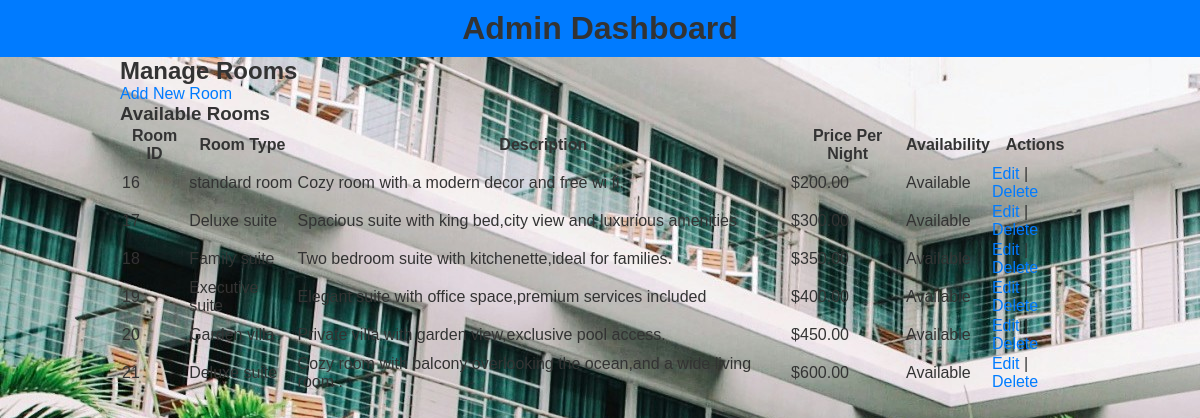
The page /admin_dashboard.php on the database its author committed.
### tables this page shows
CREATE TABLE `rooms` (
  `room_id` int(11) NOT NULL,
  `room_type` varchar(255) NOT NULL,
  `price_per_night` decimal(10,2) NOT NULL,
  `description` text DEFAULT NULL,
  `availability` tinyint(1) DEFAULT 1,
  `image` varchar(255) NOT NULL
);

### admin_dashboard.php (the view, shortened to what this page needs)
<!DOCTYPE html>
<html lang="en">
<head>
    <link rel="stylesheet" href="styles.css">
</head>
<body>
    <header>
        <h1>Admin Dashboard</h1>
    </header>
    <div class="container">
        <h2>Manage Rooms</h2>
        <a href="add_room.php">Add New Room</a>
        <h3>Available Rooms</h3>
        <?php
        include 'admin_config.php';
        $sql = "SELECT * FROM rooms";
        $result = $conn->query($sql);
        if ($result->num_rows > 0) {
            echo '<table>';
            echo '<tr><th>Room ID</th><th>Room Type</th><th>Description</th><th>Price Per Night</th><th>Availability</th><th>Actions</th></tr>';
            while ($row = $result->fetch_assoc()) {
                echo '<tr>';
                echo '<td>' . htmlspecialchars($row['room_id']) . '</td>';
                echo '<td>' . htmlspecialchars($row['room_type']) . '</td>';
                echo '<td>' . htmlspecialchars($row['description']) . '</td>';
                echo '<td>$' . htmlspecialchars($row['price_per_night']) . '</td>';
                echo '<td>' . ($row['availability'] ? 'Available' : 'Not Available') . '</td>';
                echo '<td><a href="edit_room.php?id=' . $row['room_id'] . '">Edit</a> | <a href="delete_room.php?id=' . $row['room_id'] . '">Delete</a></td>';
                echo '</tr>';
            }
            echo '</table>';
        } else {
            echo 'No rooms available.';
        }
        ?>
    </div>
</body>
</html>

### styles.css (style rules this page uses)
* { margin: 0; padding: 0; box-sizing: border-box; }
body { font-family: Arial, sans-serif; background-image: url(images/image1.jpg); color: #333; }
h1, h2 { color: #333; }
a { color: #007bff; text-decoration: none; }
.container { width: 80%; margin: 0 auto; }
header { background-color: #007bff; color: #fff; padding: 10px 0; text-align: center; }

### rows shown on the page
rooms: room_id "16", room_type "standard room", description "Cozy room with a modern decor and free wi fi.", price_per_night "200.00", availability "Available"
rooms: room_id "17", room_type "Deluxe suite", description "Spacious suite with king bed,city view and luxurious amenities", price_per_night "300.00", availability "Available"
rooms: room_id "18", room_type "Family suite", description "Two bedroom suite with kitchenette,ideal for families.", price_per_night "350.00", availability "Available"
rooms: room_id "19", room_type "Executive suite", description "Elegant suite with office space,premium services included", price_per_night "400.00", availability "Available"
rooms: room_id "20", room_type "Garden villa", description "Private villa with garden view,exclusive pool access.", price_per_night "450.00", availability "Available"
rooms: room_id "21", room_type "Deluxe suite", description "Cozy room with balcony overlooking the ocean,and a wide living room .", price_per_night "600.00", availability "Available"
